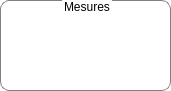
      <widget class="QGroupBox" name="dosiMeasurementsGroupBox">
       <property name="geometry">
        <rect>
         <x>1010</x>
         <y>110</y>
         <width>171</width>
         <height>91</height>
        </rect>
       </property>
       <property name="styleSheet">
        <string notr="true">QGroupBox {
	font: 75 16pt &quot;Century Schoolbook L&quot;;
  border: 1px solid gray;
  border-radius: 9px;
  margin-top: 0.5em;
  background: transparent;
}

QGroupBox::title {
     subcontrol-origin: margin;
     subcontrol-position: top center; 
}

QLabel {
background: transparent;
}</string>
       </property>
       <property name="title">
        <string>Mesures</string>
       </property>
       <widget class="QWidget" name="horizontalLayoutWidget_15">
        <property name="geometry">
         <rect>
          <x>20</x>
          <y>30</y>
          <width>131</width>
          <height>52</height>
         </rect>
        </property>
        <layout class="QHBoxLayout" name="horizontalLayout_15">
         <item>
          <widget class="QPushButton" name="tdj_pushButton_delete">
           <property name="minimumSize">
            <size>
             <width>50</width>
             <height>50</height>
            </size>
           </property>
           <property name="font">
            <font>
             <family>Arial</family>
             <pointsize>16</pointsize>
             <bold>true</bold>
            </font>
           </property>
           <property name="styleSheet">
            <string notr="true">QPushButton {
background-image: url(:/images/delete_button.png);
background-repeat: no-repeat; 
background-position: center;
border-radius:25px;
border-style: raised; 
border-width: 0px;
}

QPushButton:pressed {
background-image: url(:/images/delete_button_pressed.png);
background-repeat: no-repeat; 
background-position: center;
border-radius:25px;
border-style: raised; 
border-width: 0px;
}
</string>
           </property>
           <property name="text">
            <string/>
           </property>
           <property name="autoDefault">
            <bool>true</bool>
           </property>
          </widget>
         </item>
         <item>
          <spacer name="horizontalSpacer_18">
           <property name="orientation">
            <enum>Qt::Horizontal</enum>
           </property>
           <property name="sizeHint" stdset="0">
            <size>
             <width>40</width>
             <height>20</height>
            </size>
           </property>
          </spacer>
         </item>
         <item>
          <widget class="QPushButton" name="tdj_pushButton_save">
           <property name="minimumSize">
            <size>
             <width>50</width>
             <height>50</height>
            </size>
           </property>
           <property name="maximumSize">
            <size>
             <width>50</width>
             <height>50</height>
            </size>
           </property>
           <property name="font">
            <font>
             <family>Arial</family>
             <pointsize>16</pointsize>
             <bold>true</bold>
            </font>
           </property>
           <property name="styleSheet">
            <string notr="true">QPushButton {
background-image: url(:/images/save_button.png);
background-repeat: no-repeat; 
background-position: center;
border-radius:25px;
border-style: raised; 
border-width: 0px;
}

QPushButton:pressed {
background-image: url(:/images/save_button_pressed.png);
background-repeat: no-repeat; 
background-position: center;
border-radius:25px;
border-style: raised; 
border-width: 0px;
}</string>
           </property>
           <property name="text">
            <string/>
           </property>
           <property name="autoDefault">
            <bool>true</bool>
           </property>
          </widget>
         </item>
        </layout>
       </widget>
      </widget>
